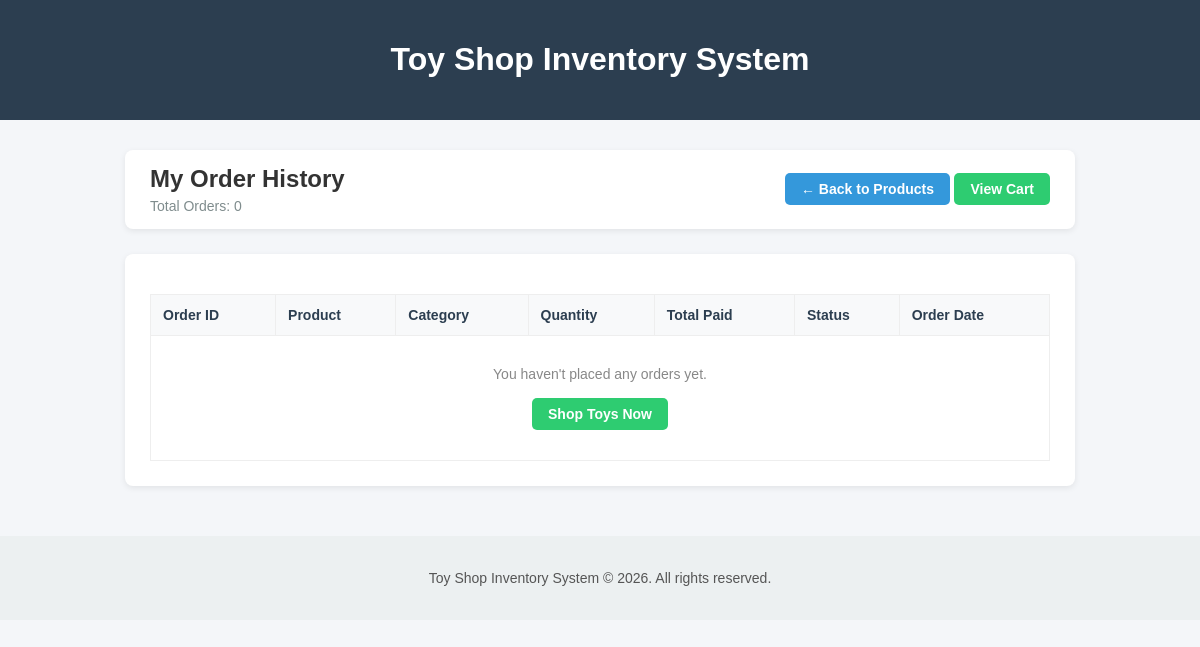
Before: /orders/ (signed in) with the older database file.
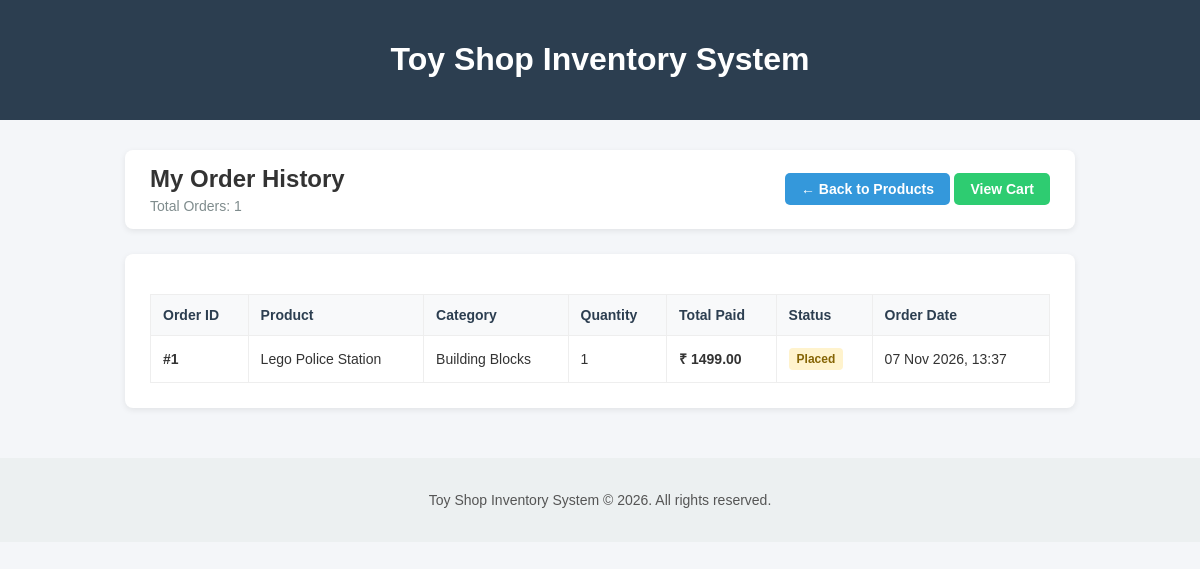
After: the same page with the newer database file.
### toys/models.py (models this page shows, shortened)
class Order(models.Model):
    STATUS_CHOICES = [
        ('Pending', 'Pending'),
        ('Processing', 'Processing'),
        ('Shipped', 'Shipped'),
        ('Delivered', 'Delivered'),
        ('Cancelled', 'Cancelled'),
    ]
    user = models.ForeignKey(User, on_delete=models.CASCADE, related_name='orders')
    toy = models.ForeignKey(Toy, on_delete=models.CASCADE)
    quantity = models.PositiveIntegerField(default=1)
    total_price = models.DecimalField(max_digits=10, decimal_places=2)
    status = models.CharField(max_length=20, choices=STATUS_CHOICES, default='Pending')
    created_at = models.DateTimeField(auto_now_add=True)

class Toy(models.Model):
    toy_name = models.CharField(max_length=100)
    age_group = models.CharField(max_length=50)
    category = models.CharField(max_length=50)
    price = models.CharField(max_length=20)
    description = models.TextField(blank=True, default='')

### toys/views.py (the view)
# urls.py: path('orders/', views.user_orders, name='user_orders'),
@login_required
def user_orders(request):
    orders = Order.objects.filter(user=request.user).select_related('toy').order_by('-created_at')
    return render(request, 'user_orders.html', {'orders': orders})

### toys/templates/user_orders.html (shortened to what this page needs)
<!DOCTYPE html>
<html lang="en">
<head>
</head>
<body>
    <header>
        <h1>Toy Shop Inventory System</h1>
    </header>
    <div class="container">
        <div class="top-bar">
            <div>
                <h2 style="margin: 0;">My Order History</h2>
                <p style="margin: 5px 0 0 0; color: #7f8c8d; font-size: 14px;">Total Orders: {{ orders|length }}</p>
            </div>
            <div>
                <a href="{% url 'user_dashboard' %}" class="btn btn-blue">&larr; Back to Products</a>
                <a href="{% url 'view_cart' %}" class="btn btn-green">View Cart</a>
            </div>
        </div>
        <div class="section-card">
            <table>
                <thead>
                    <tr>
                        <th>Order ID</th>
                        <th>Product</th>
                        <th>Category</th>
                        <th>Quantity</th>
                        <th>Total Paid</th>
                        <th>Status</th>
                        <th>Order Date</th>
                    </tr>
                </thead>
                <tbody>
                    {% for order in orders %}
                    <tr>
                        <td><strong>#{{ order.id }}</strong></td>
                        <td>{{ order.toy.toy_name }}</td>
                        <td>{{ order.toy.category }}</td>
                        <td>{{ order.quantity }}</td>
                        <td><strong>₹ {{ order.total_price }}</strong></td>
                        <td><span class="status-badge status-{{ order.status }}">{{ order.status }}</span></td>
                        <td>{{ order.created_at|date:"d M Y, H:i" }}</td>
                    </tr>
                    {% empty %}
                    <tr>
                        <td colspan="7" style="text-align: center; padding: 30px; color: #888;">
                            You haven't placed any orders yet. <br><br>
                            <a href="{% url 'user_dashboard' %}" class="btn btn-green">Shop Toys Now</a>
                        </td>
                    </tr>
                    {% endfor %}
                </tbody>
            </table>
        </div>
    </div>
    <footer>
        <p>Toy Shop Inventory System &copy; 2026. All rights reserved.</p>
    </footer>
</body>
</html>

Changed rows visible on the page:
added Order: id "1", toy.toy_name "Lego Police Station", toy.category "Building Blocks", quantity "1", total_price "1499.00", status "Placed", created_at "07 Nov 2026, 13:37"
Other visible differences:
{{ orders|length }}: "0" → "1"
text no longer shown: "You haven't placed any orders yet. Shop Toys Now"
